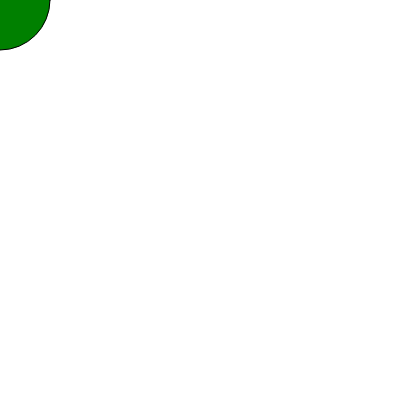
Frame 1 (no input)
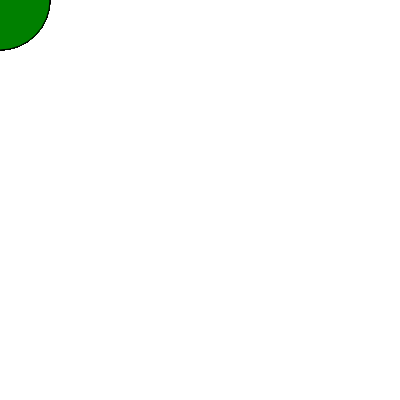
Frame 60 (no input)
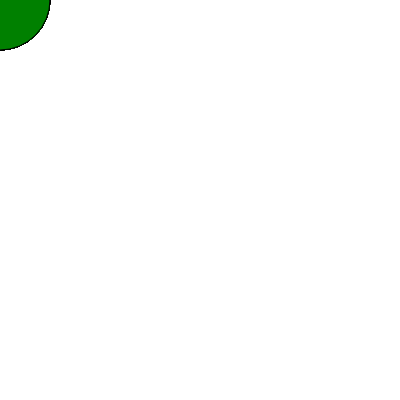
Frame 120 (the mouse pressed at the canvas centre since frame 60)

The p5.js sketch that drew these frames (run headless with seeded random() and noise() and a simulated clock; from frame 60 on, the mouse is pressed at the canvas centre):

// p5.js sketch
// ── sketch.js
//if the cursor is over the box, do something

//start with series of variables
var posX = 0;
var posY = 0;
var size = 100;
var colors = "green";

function setup() {
  // put setup code here
  createCanvas(400,400);
}

function draw() {
  // put drawing code here
  //build our box by creating "function display(){}""
  display();
}

// creating own function
function display(){
  fill(colors);
  ellipse(posX,posY,size,size);
}
